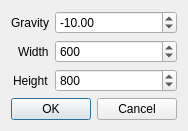
<?xml version="1.0" encoding="UTF-8"?>
<ui version="4.0">
 <class>LevelDataDialog</class>
 <widget class="QDialog" name="LevelDataDialog">
  <property name="geometry">
   <rect>
    <x>0</x>
    <y>0</y>
    <width>178</width>
    <height>123</height>
   </rect>
  </property>
  <property name="windowTitle">
   <string>Dialog</string>
  </property>
  <layout class="QVBoxLayout" name="verticalLayout">
   <item>
    <layout class="QFormLayout" name="formLayout">
     <property name="labelAlignment">
      <set>Qt::AlignRight|Qt::AlignTrailing|Qt::AlignVCenter</set>
     </property>
     <item row="0" column="0">
      <widget class="QLabel" name="label">
       <property name="text">
        <string>Gravity</string>
       </property>
       <property name="alignment">
        <set>Qt::AlignRight|Qt::AlignTrailing|Qt::AlignVCenter</set>
       </property>
      </widget>
     </item>
     <item row="1" column="0">
      <widget class="QLabel" name="label_2">
       <property name="text">
        <string>Width</string>
       </property>
      </widget>
     </item>
     <item row="2" column="0">
      <widget class="QLabel" name="label_3">
       <property name="text">
        <string>Height</string>
       </property>
      </widget>
     </item>
     <item row="0" column="1">
      <widget class="QDoubleSpinBox" name="sb_gravity">
       <property name="minimum">
        <double>-9999999.000000000000000</double>
       </property>
       <property name="maximum">
        <double>9999999.000000000000000</double>
       </property>
       <property name="value">
        <double>-10.000000000000000</double>
       </property>
      </widget>
     </item>
     <item row="1" column="1">
      <widget class="QSpinBox" name="sb_width">
       <property name="minimum">
        <number>300</number>
       </property>
       <property name="maximum">
        <number>100000</number>
       </property>
       <property name="value">
        <number>600</number>
       </property>
      </widget>
     </item>
     <item row="2" column="1">
      <widget class="QSpinBox" name="sb_height">
       <property name="minimum">
        <number>400</number>
       </property>
       <property name="maximum">
        <number>100000</number>
       </property>
       <property name="value">
        <number>800</number>
       </property>
      </widget>
     </item>
    </layout>
   </item>
   <item>
    <widget class="QDialogButtonBox" name="buttonBox">
     <property name="orientation">
      <enum>Qt::Horizontal</enum>
     </property>
     <property name="standardButtons">
      <set>QDialogButtonBox::Cancel|QDialogButtonBox::Ok</set>
     </property>
    </widget>
   </item>
  </layout>
 </widget>
 <resources/>
 <connections>
  <connection>
   <sender>buttonBox</sender>
   <signal>accepted()</signal>
   <receiver>LevelDataDialog</receiver>
   <slot>accept()</slot>
   <hints>
    <hint type="sourcelabel">
     <x>248</x>
     <y>254</y>
    </hint>
    <hint type="destinationlabel">
     <x>157</x>
     <y>274</y>
    </hint>
   </hints>
  </connection>
  <connection>
   <sender>buttonBox</sender>
   <signal>rejected()</signal>
   <receiver>LevelDataDialog</receiver>
   <slot>reject()</slot>
   <hints>
    <hint type="sourcelabel">
     <x>316</x>
     <y>260</y>
    </hint>
    <hint type="destinationlabel">
     <x>286</x>
     <y>274</y>
    </hint>
   </hints>
  </connection>
 </connections>
</ui>
